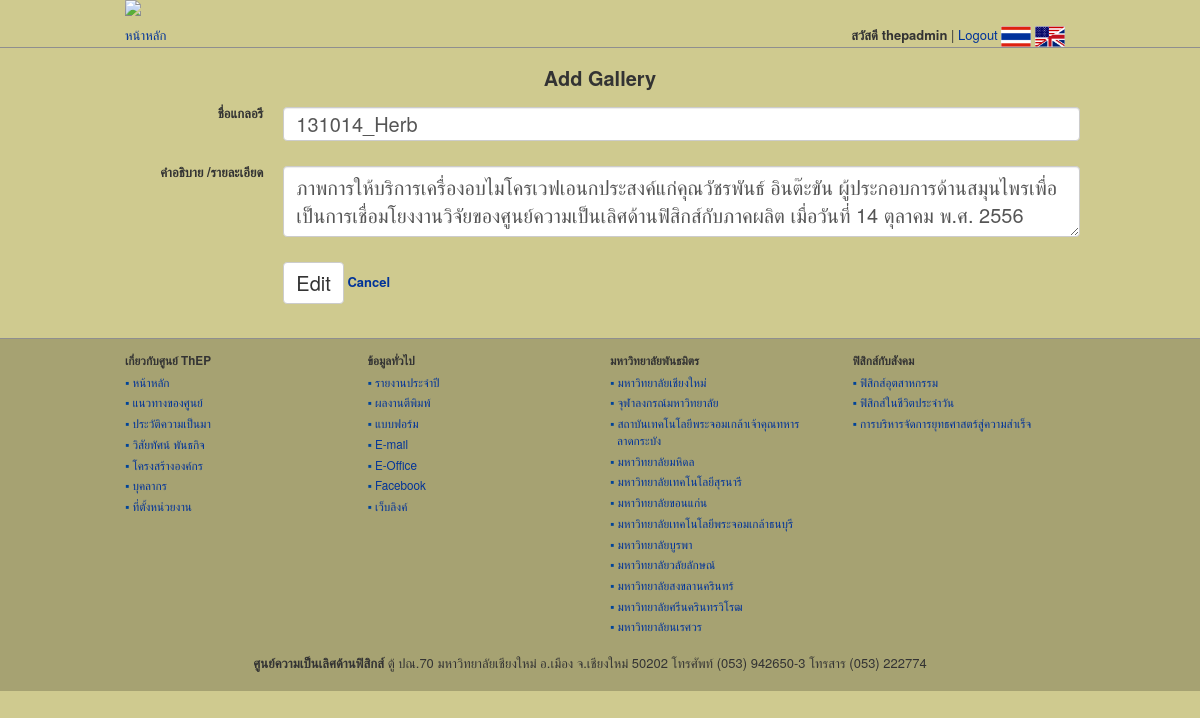
The page /views/edit-gallery.php?edit_id=15 (signed in) on the database its author committed.
### tables this page shows
CREATE TABLE `tb_gallery` (
  `id` int(11) NOT NULL auto_increment,
  `title` varchar(255) NOT NULL,
  `detail` text NOT NULL,
  `modified` varchar(255) NOT NULL,
  PRIMARY KEY  (`id`)
);

### src/views/edit-gallery.php (the view, shortened to what this page needs)
<?php
if (isset($_GET['edit_id'])) {
    $edit_id = $_GET['edit_id'];
} else {
    header("Location: home.php");
    exit();
}
$sql = "SELECT * FROM tb_gallery WHERE id = $edit_id;";
$result = mysql_query($sql);
$g = mysql_fetch_array($result);
?>
</head>
<body>
    <div class="container">
        <div class="row">
            <div class="col-md-12">
                <h2 class="text-center">Add Gallery</h2>
                <form class="form-horizontal" role="form" name="form1" method="post" action="<?php echo $_SERVER['PHP_SELF']; ?>">
                    <div class="form-group">
                        <label class="col-sm-2 control-label">ชื่อแกลอรี</label>
                        <div class="col-sm-10">
                            <input class="form-control" type="text" name="title" value="<?php echo $g['title'] ?>">
                        </div>
                    </div>
                    <div class="form-group">
                        <label class="col-sm-2 control-label">คำอธิบาย /รายละเอียด</label>
                        <div class="col-sm-10">
                            <textarea class="form-control" rows="2" name="detail"><?php echo $g['detail']; ?></textarea>
                        </div>
                    </div>
                    <div class="form-group">
                        <div class="col-sm-offset-2 col-sm-10">
                            <input type="submit" value="Edit" class="btn btn-default"> <a href="gallery.php" style="font-weight: bold;">Cancel</a>
                        </div>
                    </div>
                </form>
            </div>
        </div>
    </div>
</body>
</html>

### src/themes/assets/css/docs.css (style rules this page uses)
body { position: relative; padding-top: 50px; }

### src/style/main.css (style rules this page uses)
body { margin: 0; padding: 0; width: 100%; background-color: #CFCA8F; font-size: 13px; color: #333; }
h1, h2, h3, h4, h5, h6, .h1, .h2, .h3, .h4, .h5, .h6 { font-weight: bold; }
h2, .h2 { font-size: 20px; }
a { text-decoration: none; color: #039; }
h1, h2, h3 { margin-top: 10px; margin-bottom: 8px; }
.col-xs-1, .col-xs-2, .col-xs-3, .col-xs-4, .col-xs-5, .col-xs-6, .col-xs-7, .col-xs-8, .col-xs-9, .col-xs-10, .col-xs-11, .col-xs-12, .col-sm-1, .col-sm-2, .col-sm-3, .col-sm-4, .col-sm-5, .col-sm-6, .col-sm-7, .col-sm-8, .col-sm-9, .col-sm-10, .col-sm-11, .col-sm-12, .col-md-1, .col-md-2, .col-md-3, .col-md-4, .col-md-5, .col-md-6, .col-md-7, .col-md-8, .col-md-9, .col-md-10, .col-md-11, .col-md-12, .col-lg-1, .col-lg-2, .col-lg-3, .col-lg-4, .col-lg-5, .col-lg-6, .col-lg-7, .col-lg-8, .col-lg-9, .col-lg-10, .col-lg-11, .col-lg-12 { padding-top: 10px; padding-right: 10px; padding-left: 10px; }
.form-control { font-size: 20px; }
.btn { font-size: 20px; }
@media (min-width: 1200px) { .container { max-width: 100%; } }
@media (min-width: 1200px) { .container > .row, footer > .row { width: 970px; margin: auto; } }

### rows shown on the page
tb_gallery: title "131014_Herb", detail "ภาพการให้บริการเครื่องอบไมโครเวฟเอนกประสงค์แก่คุณวัชรพันธ์ อินต๊ะขัน ผู้ประกอบการด้านสมุนไพรเพื่อเป็นการเชื่อมโยงงานวิจัยของศูนย์ความเป็นเลิศด้านฟิสิกส์กับภาคผลิต เมื่อวันที่ 14 ตุลาคม พ.ศ. 2556"

### other values the page prints
$output "สวัสดี thepadmin | Logout"
